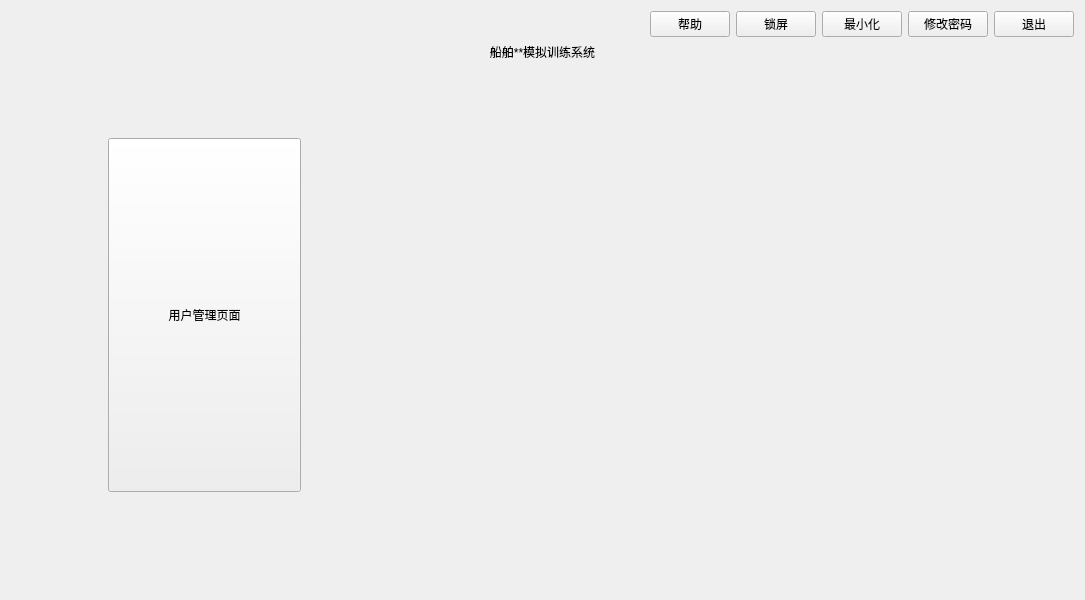
<?xml version="1.0" encoding="UTF-8"?>
<ui version="4.0">
 <class>main_menu</class>
 <widget class="QWidget" name="main_menu">
  <property name="geometry">
   <rect>
    <x>0</x>
    <y>0</y>
    <width>1085</width>
    <height>600</height>
   </rect>
  </property>
  <property name="windowTitle">
   <string>Form</string>
  </property>
  <layout class="QVBoxLayout" name="verticalLayout" stretch="1,1,1,5,1,0">
   <item>
    <layout class="QHBoxLayout" name="horizontalLayout">
     <item>
      <spacer name="horizontalSpacer">
       <property name="orientation">
        <enum>Qt::Horizontal</enum>
       </property>
       <property name="sizeHint" stdset="0">
        <size>
         <width>40</width>
         <height>20</height>
        </size>
       </property>
      </spacer>
     </item>
     <item>
      <widget class="QPushButton" name="btn_mainmenu_help">
       <property name="text">
        <string>帮助</string>
       </property>
      </widget>
     </item>
     <item>
      <widget class="QPushButton" name="btn_mainmenu_lockscreen">
       <property name="text">
        <string>锁屏</string>
       </property>
      </widget>
     </item>
     <item>
      <widget class="QPushButton" name="btn_mainmenu_minimize">
       <property name="text">
        <string>最小化</string>
       </property>
      </widget>
     </item>
     <item>
      <widget class="QPushButton" name="btn_mainmenu_changpwd">
       <property name="text">
        <string>修改密码</string>
       </property>
      </widget>
     </item>
     <item>
      <widget class="QPushButton" name="btn_mainmenu_exit">
       <property name="text">
        <string>退出</string>
       </property>
      </widget>
     </item>
    </layout>
   </item>
   <item>
    <widget class="QLabel" name="lb_find_title">
     <property name="sizePolicy">
      <sizepolicy hsizetype="Preferred" vsizetype="Fixed">
       <horstretch>0</horstretch>
       <verstretch>0</verstretch>
      </sizepolicy>
     </property>
     <property name="styleSheet">
      <string notr="true">font: 48pt &quot;文泉驿微米黑&quot;;</string>
     </property>
     <property name="text">
      <string>船舶**模拟训练系统</string>
     </property>
     <property name="alignment">
      <set>Qt::AlignCenter</set>
     </property>
    </widget>
   </item>
   <item>
    <spacer name="verticalSpacer">
     <property name="orientation">
      <enum>Qt::Vertical</enum>
     </property>
     <property name="sizeHint" stdset="0">
      <size>
       <width>20</width>
       <height>54</height>
      </size>
     </property>
    </spacer>
   </item>
   <item>
    <layout class="QHBoxLayout" name="horizontalLayout_2" stretch="1,2,8">
     <item>
      <spacer name="horizontalSpacer_3">
       <property name="orientation">
        <enum>Qt::Horizontal</enum>
       </property>
       <property name="sizeHint" stdset="0">
        <size>
         <width>40</width>
         <height>20</height>
        </size>
       </property>
      </spacer>
     </item>
     <item>
      <widget class="QPushButton" name="btn_userinfo_manage">
       <property name="sizePolicy">
        <sizepolicy hsizetype="Preferred" vsizetype="Preferred">
         <horstretch>0</horstretch>
         <verstretch>0</verstretch>
        </sizepolicy>
       </property>
       <property name="text">
        <string>用户管理页面</string>
       </property>
      </widget>
     </item>
     <item>
      <spacer name="horizontalSpacer_2">
       <property name="orientation">
        <enum>Qt::Horizontal</enum>
       </property>
       <property name="sizeHint" stdset="0">
        <size>
         <width>768</width>
         <height>20</height>
        </size>
       </property>
      </spacer>
     </item>
    </layout>
   </item>
   <item>
    <spacer name="verticalSpacer_2">
     <property name="orientation">
      <enum>Qt::Vertical</enum>
     </property>
     <property name="sizeHint" stdset="0">
      <size>
       <width>20</width>
       <height>40</height>
      </size>
     </property>
    </spacer>
   </item>
   <item>
    <layout class="QHBoxLayout" name="horizontalLayout_4" stretch="1,1,1,1,1,2">
     <item>
      <widget class="QLabel" name="lb_mainmenu_system_username">
       <property name="text">
        <string/>
       </property>
       <property name="alignment">
        <set>Qt::AlignLeading|Qt::AlignLeft|Qt::AlignVCenter</set>
       </property>
      </widget>
     </item>
     <item>
      <widget class="QLabel" name="lb_mainmenu_system_role">
       <property name="text">
        <string/>
       </property>
       <property name="alignment">
        <set>Qt::AlignLeading|Qt::AlignLeft|Qt::AlignVCenter</set>
       </property>
      </widget>
     </item>
     <item>
      <spacer name="horizontalSpacer_10">
       <property name="orientation">
        <enum>Qt::Horizontal</enum>
       </property>
       <property name="sizeHint" stdset="0">
        <size>
         <width>40</width>
         <height>20</height>
        </size>
       </property>
      </spacer>
     </item>
     <item>
      <widget class="QLabel" name="lb_mainmenu_system_state">
       <property name="text">
        <string/>
       </property>
      </widget>
     </item>
     <item>
      <spacer name="horizontalSpacer_12">
       <property name="orientation">
        <enum>Qt::Horizontal</enum>
       </property>
       <property name="sizeHint" stdset="0">
        <size>
         <width>40</width>
         <height>20</height>
        </size>
       </property>
      </spacer>
     </item>
     <item>
      <widget class="QLabel" name="lb_mainmenu_system_time">
       <property name="sizePolicy">
        <sizepolicy hsizetype="Preferred" vsizetype="Preferred">
         <horstretch>0</horstretch>
         <verstretch>0</verstretch>
        </sizepolicy>
       </property>
       <property name="text">
        <string/>
       </property>
       <property name="alignment">
        <set>Qt::AlignRight|Qt::AlignTrailing|Qt::AlignVCenter</set>
       </property>
      </widget>
     </item>
    </layout>
   </item>
  </layout>
 </widget>
 <resources/>
 <connections/>
</ui>
